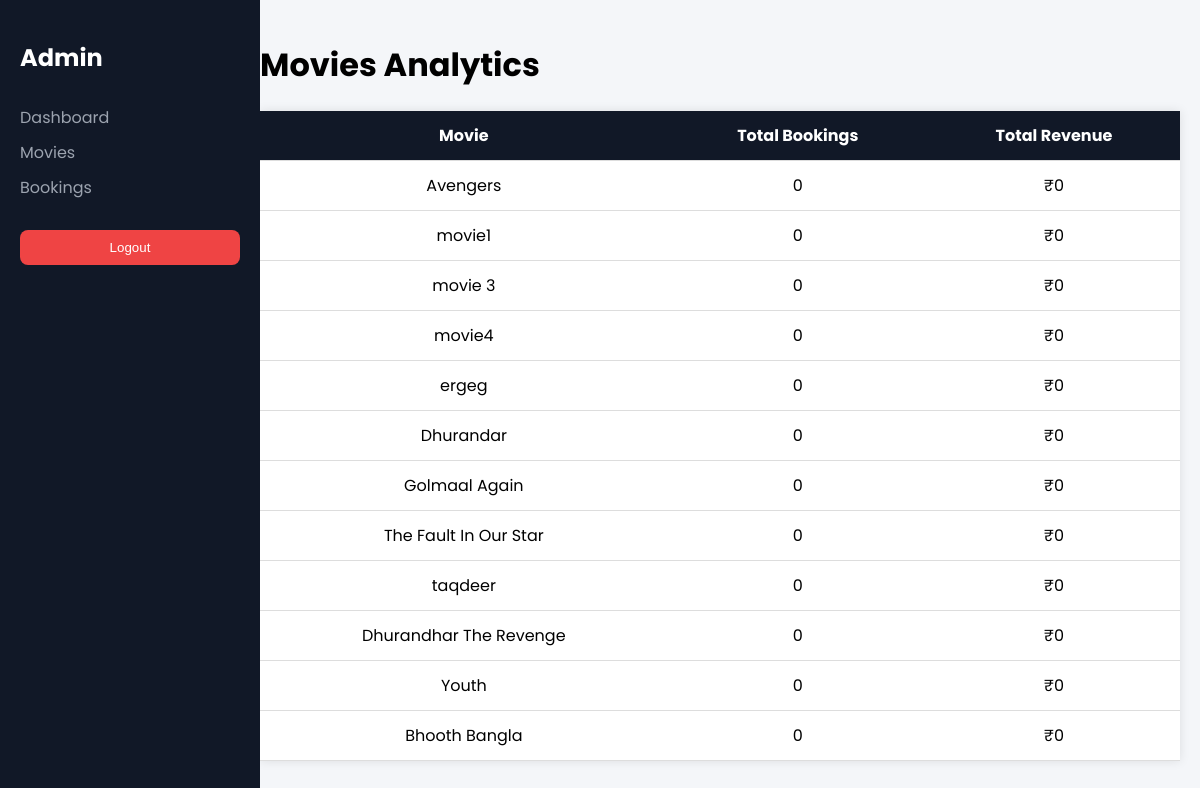
Page /movies/admin-movies/ (signed in) on the committed database.
### movies/models.py (models this page shows, shortened)
class Movie(models.Model):
    GENRE_CHOICES = [
        ('Action', 'Action'),
        ('Comedy', 'Comedy'),
        ('Drama', 'Drama'),
        ('Thriller', 'Thriller'),
        ('Romance', 'Romance'),
        ('Horror', 'Horror'),
    ]
    LANGUAGE_CHOICES = [
        ('English', 'English'),
        ('Hindi', 'Hindi'),
        ('Tamil', 'Tamil'),
        ('Telugu', 'Telugu'),
    ]
    name = models.CharField(max_length=255)
    image = models.ImageField(upload_to="movies/")
    rating = models.DecimalField(max_digits=3, decimal_places=1)
    cast = models.TextField()
    description = models.TextField(blank=True, null=True)
    genre = models.CharField(
        max_length=20,
        choices=GENRE_CHOICES
    )
    language = models.CharField(
        max_length=20,
        choices=LANGUAGE_CHOICES
    )
    trailer_url = models.URLField(blank=True, null=True)

### movies/views.py (the view)
# urls.py: path('admin-movies/', views.admin_movies, name='admin_movies'),
@staff_member_required
def admin_movies(request):
    movies = Movie.objects.all()
    movie_data = []
    for movie in movies:
        bookings = Booking.objects.filter(movie=movie, is_paid=True)
        total_bookings = bookings.count()
        total_revenue = bookings.aggregate(Sum('total_amount'))['total_amount__sum'] or 0
        movie_data.append({
            'name': movie.name,
            'total_bookings': total_bookings,
            'total_revenue': total_revenue,
        })
    return render(request, 'movies/admin_movies.html', {
        'movie_data': movie_data
    })

### templates/movies/admin_movies.html (shortened to what this page needs)
{% extends 'movies/admin_base.html' %}
{% block content %}
<h1>Movies Analytics</h1>
<table>
    <tr>
        <th>Movie</th>
        <th>Total Bookings</th>
        <th>Total Revenue</th>
    </tr>
    {% for m in movie_data %}
    <tr>
        <td>{{ m.name }}</td>
        <td>{{ m.total_bookings }}</td>
        <td>₹{{ m.total_revenue }}</td>
    </tr>
    {% endfor %}
</table>
{% endblock %}admin_movies

### templates/movies/admin_base.html (style rules this page uses)
body { margin: 0; font-family: 'Poppins', sans-serif; background: #f4f6f9; }

### templates/movies/admin_movies.html (style rules this page uses)
table { width: 100%; background: white; border-collapse: collapse; box-shadow: 0px 0px 10px rgba(0,0,0,0.1); }
th, td { padding: 12px; text-align: center; border-bottom: 1px solid #ddd; }
th { background: #111827; color: white; }

### rows in the picture
Movie: name "Avengers"
Movie: name "movie1"
Movie: name "movie 3"
Movie: name "movie4"
Movie: name "ergeg"
Movie: name "Dhurandar"
Movie: name "Golmaal Again"
Movie: name "The Fault In Our Star"
Movie: name "taqdeer"
Movie: name "Dhurandhar The Revenge"
Movie: name "Youth"
Movie: name "Bhooth Bangla"

### other values in the picture
{{ m.total_bookings }} "0" "0" "0" "0" "0" "0" "0" "0" "0" "0" "0" "0"
{{ m.total_revenue }} "0" "0" "0" "0" "0" "0" "0" "0" "0" "0" "0" "0"
